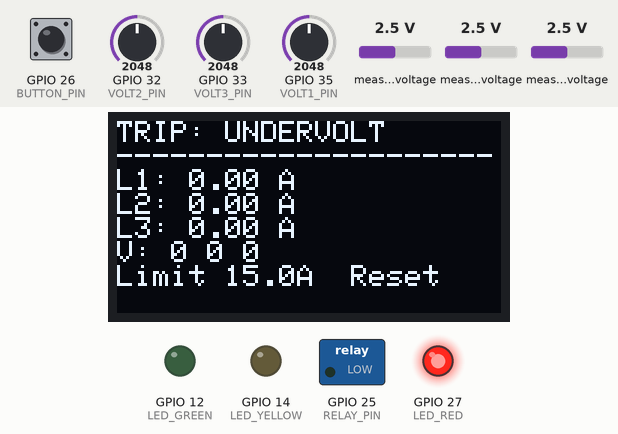
Recording of a sketch running on a simulated ESP32. Parts: 128×64 one-colour display, switched loads named in the sketch (green lamp = pin HIGH), output pins drawn as LEDs (lit = HIGH). Dashed ring = blinking. The test bench sets the inputs (shaded band); at power-on: GPIO 26 (BUTTON_PIN) HIGH, measured voltage 2.5 V, GPIO 32 (VOLT2_PIN) = 2048, GPIO 33 (VOLT3_PIN) = 2048, GPIO 35 (VOLT1_PIN) = 2048. What the sketch prints to the serial monitor is not drawn.

Above: at 3.0 s.
3.1 s: GPIO 26 (BUTTON_PIN) pulled LOW for 3.2 s
At 4.6 s:
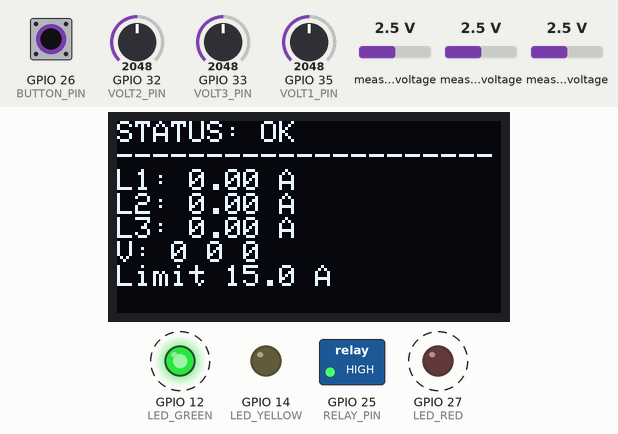
9.0 s: measured voltage (sensor 200) set to 4.9 V
At 13.3 s:
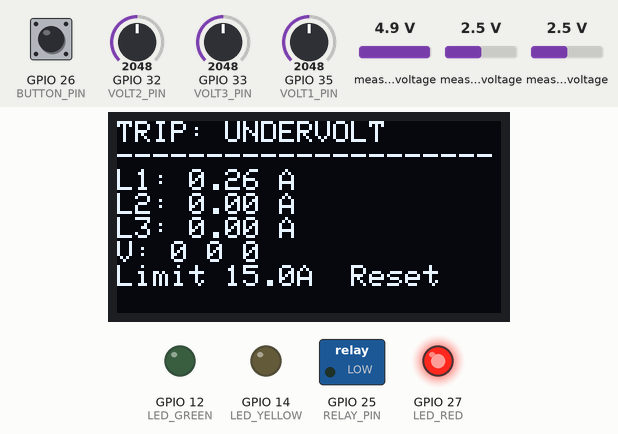
13.9 s: measured voltage (sensor 201) set to 4.9 V
At 16.4 s:
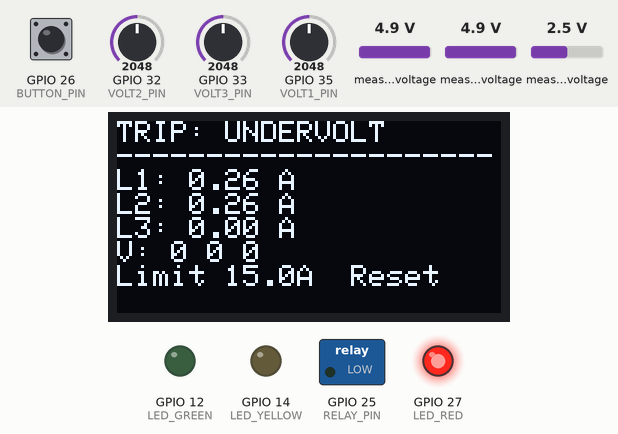
17.3 s: measured voltage (sensor 202) set to 4.9 V
At 21.9 s:
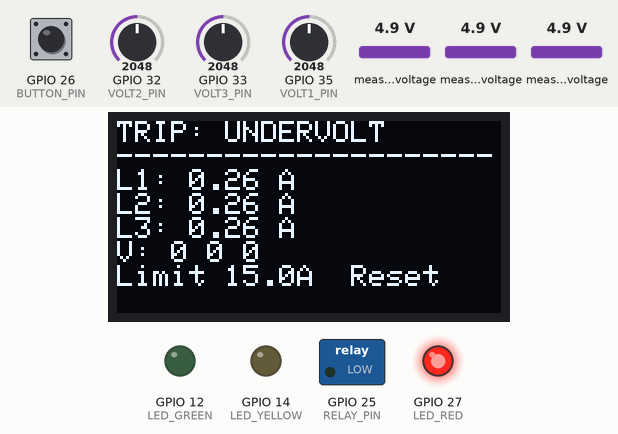
22.2 s: GPIO 32 (VOLT2_PIN) set to 3972
At 24.5 s:
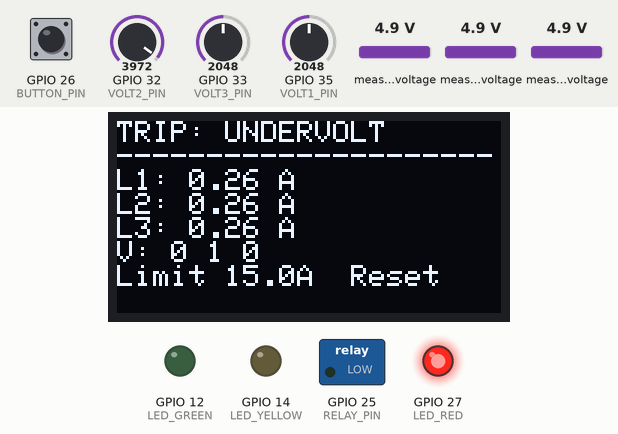
25.5 s: GPIO 33 (VOLT3_PIN) set to 3972
At 28.2 s:
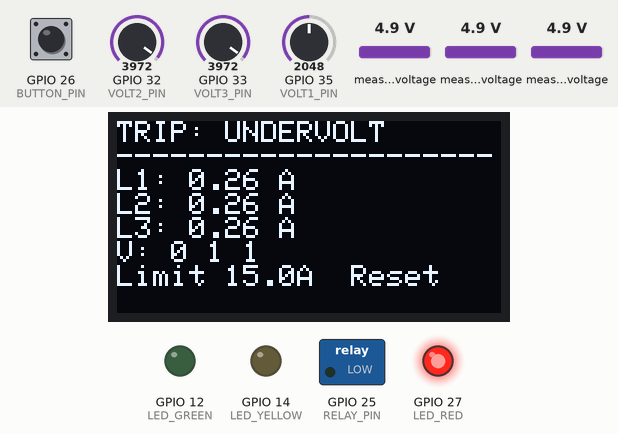
Timing chart, 0 to 29.7 s (numbered marks = the images above; inputs shaded):
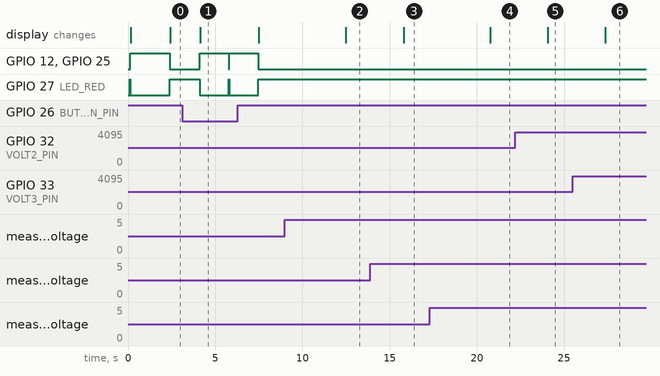

The sketch:

main.prototype.ino
```cpp
#include <Wire.h>
#include <Adafruit_GFX.h>
#include <Adafruit_SSD1306.h>
#include <Adafruit_ADS1X15.h>
#include "esp_task_wdt.h"

#define SCREEN_WIDTH 128
#define SCREEN_HEIGHT 64

Adafruit_SSD1306 display(SCREEN_WIDTH, SCREEN_HEIGHT, &Wire, -1);
Adafruit_ADS1115 ads;

// ---------- Pins ----------
const int VOLT1_PIN  = 35;
const int VOLT2_PIN  = 32;
const int VOLT3_PIN  = 33;
const int RELAY_PIN  = 25;
const int BUTTON_PIN = 26;
const int LED_RED    = 27;
const int LED_YELLOW = 14;
const int LED_GREEN  = 12;

// ---------- Channels ----------
const bool CH_ENABLED[3] = { true, true, true };
const bool VOLT_ENABLED  = true;

// ---------- Per-pump setting (change this for each pump) ----------
const float PUMP_FLA      = 10.0;   // full-load amps of this pump
const float MAX_CURRENT   = PUMP_FLA * 1.5;  // trip at 150 % FLA
const float IMBALANCE_PCT = 25.0;   // phase current imbalance trip
const float PHASE_LOSS_V  = 80.0;   // below this counts as phase loss

const unsigned long TRIP_DELAY_MS = 500;
const float MIN_VOLTAGE = 150.0;
const float MAX_VOLTAGE = 280.0;

// ---------- Calibration ----------
const float BURDEN        = 33.0;
const float CT_RATIO      = 2000.0;
const int   CT_TURNS      = 1;
const float CURRENT_CAL   = 1.0;
const float NOISE_FLOOR_A = 0.15;
const float VOLTAGE_SCALE = 100.0;  // calibrate later
const float START_THRESH  = 0.5;

const unsigned long STARTUP_MS = 5000;
const unsigned long LOG_INTERVAL_MS = 2000;

int nSamples = 60;

bool tripped     = false;
bool startupDone = true;
unsigned long startTime = 0;
unsigned long overSince = 0;
unsigned long lastLog   = 0;
bool motorWasOff = true;

enum TripCause {
  NONE = 0,
  OVERCURRENT,
  UNDERVOLT,
  OVERVOLT,
  PHASE_LOSS,
  IMBALANCE
};
TripCause tripReason = NONE;

float histI[3][3] = {{0}};
int   histICnt[3] = {0};
float histV[3][3] = {{0}};
int   histVCnt[3] = {0};

float median3(float a, float b, float c) {
  if (a > b) { float t = a; a = b; b = t; }
  if (b > c) { float t = b; b = c; c = t; }
  if (a > b) { float t = a; a = b; b = t; }
  return b;
}

void logEvent(const char* msg) {
  Serial.printf("[%lu] %s\n", millis(), msg);
}

void setup() {
  Serial.begin(115200);
  delay(100);
  logEvent("Boot");

  pinMode(RELAY_PIN, OUTPUT);
  pinMode(BUTTON_PIN, INPUT_PULLUP);
  pinMode(LED_RED, OUTPUT);
  pinMode(LED_YELLOW, OUTPUT);
  pinMode(LED_GREEN, OUTPUT);

  // fail-safe: keep contactor open until init succeeds
  digitalWrite(RELAY_PIN, LOW);
  digitalWrite(LED_RED, HIGH);
  digitalWrite(LED_YELLOW, LOW);
  digitalWrite(LED_GREEN, LOW);

  Wire.begin(21, 22);
  Wire.setClock(400000);

  if (!display.begin(SSD1306_SWITCHCAPVCC, 0x3C)) {
    Serial.println("OLED not found");
    while (1) { delay(1000); }
  }

  if (!ads.begin(0x48)) {
    display.clearDisplay();
    display.setCursor(0, 0);
    display.println("ADS1115 Error");
    display.display();
    while (1) { delay(1000); }
  }

  ads.setGain(GAIN_ONE);
  ads.setDataRate(RATE_ADS1115_860SPS);

  int enabled = 0;
  for (int ch = 0; ch < 3; ch++) if (CH_ENABLED[ch]) enabled++;
  if (enabled < 1) enabled = 1;
  nSamples = 180 / enabled;
  if (nSamples < 40) nSamples = 40;

  // init ok → enable protection and arm watchdog
  esp_task_wdt_init(8, true);          // 8 s timeout, panic reboot
  esp_task_wdt_add(NULL);

  digitalWrite(RELAY_PIN, HIGH);
  digitalWrite(LED_RED, LOW);
  digitalWrite(LED_GREEN, HIGH);

  display.clearDisplay();
  display.setTextSize(1);
  display.setTextColor(SSD1306_WHITE);
  display.setCursor(0, 18);
  display.println("Protection Ready");
  display.display();
  delay(600);

  logEvent("Init OK, protection armed");
}

void loop() {
  esp_task_wdt_reset();

  // ----- Current RMS -----
  float sum[3] = {0}, sumSq[3] = {0};

  for (int i = 0; i < nSamples; i++) {
    for (int ch = 0; ch < 3; ch++) {
      if (!CH_ENABLED[ch]) continue;
      float v = ads.computeVolts(ads.readADC_SingleEnded(ch));
      sum[ch] += v;
      sumSq[ch] += v * v;
    }
  }

  float amps[3] = {0};

  for (int ch = 0; ch < 3; ch++) {
    if (!CH_ENABLED[ch]) continue;

    float bias = sum[ch] / nSamples;
    float var = sumSq[ch] / nSamples - bias * bias;
    if (var < 0) var = 0;
    float irms = sqrt(var) / BURDEN * CT_RATIO * CURRENT_CAL / CT_TURNS;

    if (histICnt[ch] < 3) {
      for (int k = 0; k < 3; k++) histI[ch][k] = irms;
      histICnt[ch] = 3;
    } else {
      histI[ch][0] = histI[ch][1];
      histI[ch][1] = histI[ch][2];
      histI[ch][2] = irms;
    }
    float med = median3(histI[ch][0], histI[ch][1], histI[ch][2]);
    amps[ch] = (med < NOISE_FLOOR_A) ? 0.0 : med;
  }

  float maxA = 0, sumA = 0;
  int liveCh = 0;
  for (int ch = 0; ch < 3; ch++) {
    if (!CH_ENABLED[ch]) continue;
    if (amps[ch] > maxA) maxA = amps[ch];
    sumA += amps[ch];
    liveCh++;
  }
  float avgA = (liveCh > 0) ? sumA / liveCh : 0;

  // motor start detection
  if (motorWasOff && maxA > START_THRESH) {
    startTime = millis();
    startupDone = false;
    motorWasOff = false;
    logEvent("Motor start detected, startup window open");
  }
  if (maxA < NOISE_FLOOR_A) motorWasOff = true;

  if (!startupDone && (millis() - startTime >= STARTUP_MS)) {
    startupDone = true;
    logEvent("Startup window closed");
  }

  // ----- Voltage (bias removed + median filter) -----
  float rawV[3] = {0};
  if (VOLT_ENABLED) {
    float s[3] = {0}, q[3] = {0};
    const int nv = 200;
    for (int i = 0; i < nv; i++) {
      float x1 = (analogRead(VOLT1_PIN) / 4095.0f) * 3.3f;
      float x2 = (analogRead(VOLT2_PIN) / 4095.0f) * 3.3f;
      float x3 = (analogRead(VOLT3_PIN) / 4095.0f) * 3.3f;
      s[0] += x1; s[1] += x2; s[2] += x3;
      q[0] += x1 * x1; q[1] += x2 * x2; q[2] += x3 * x3;
      delayMicroseconds(400);
    }
    for (int p = 0; p < 3; p++) {
      float m = s[p] / nv;
      float v = q[p] / nv - m * m;
      if (v < 0) v = 0;
      rawV[p] = sqrt(v) * VOLTAGE_SCALE;
    }
  }

  float volt[3] = {0};
  for (int p = 0; p < 3; p++) {
    if (histVCnt[p] < 3) {
      for (int k = 0; k < 3; k++) histV[p][k] = rawV[p];
      histVCnt[p] = 3;
    } else {
      histV[p][0] = histV[p][1];
      histV[p][1] = histV[p][2];
      histV[p][2] = rawV[p];
    }
    volt[p] = median3(histV[p][0], histV[p][1], histV[p][2]);
  }

  // ----- Protection logic -----
  bool fault = false;
  bool over  = false;
  TripCause reason = NONE;

  if (startupDone) {
    for (int ch = 0; ch < 3; ch++) {
      if (CH_ENABLED[ch] && amps[ch] > MAX_CURRENT) {
        over = true;
        reason = OVERCURRENT;
      }
    }
  }

  if (over) {
    if (overSince == 0) overSince = millis();
    if (millis() - overSince >= TRIP_DELAY_MS) fault = true;
  } else {
    overSince = 0;
  }

  if (VOLT_ENABLED && !fault) {
    // under / over voltage
    for (int p = 0; p < 3; p++) {
      if (volt[p] < MIN_VOLTAGE) { fault = true; reason = UNDERVOLT; }
      if (volt[p] > MAX_VOLTAGE) { fault = true; reason = OVERVOLT; }
    }

    // phase loss (one phase collapsed while others present)
    int good = 0;
    for (int p = 0; p < 3; p++) if (volt[p] > PHASE_LOSS_V) good++;
    if (good >= 1 && good < 3) {
      fault = true;
      reason = PHASE_LOSS;
    }

    // current imbalance (only when motor is running)
    if (startupDone && avgA > 1.0) {
      float maxDev = 0;
      for (int ch = 0; ch < 3; ch++) {
        if (!CH_ENABLED[ch]) continue;
        float dev = fabs(amps[ch] - avgA) / avgA * 100.0f;
        if (dev > maxDev) maxDev = dev;
      }
      if (maxDev > IMBALANCE_PCT) {
        fault = true;
        reason = IMBALANCE;
      }
    }
  }

  if (fault && !tripped) {
    tripped = true;
    tripReason = reason;
    digitalWrite(RELAY_PIN, LOW);
    digitalWrite(LED_RED, HIGH);
    digitalWrite(LED_GREEN, LOW);
    digitalWrite(LED_YELLOW, LOW);

    const char* r = "UNKNOWN";
    if (reason == OVERCURRENT) r = "OVERCURRENT";
    else if (reason == UNDERVOLT) r = "UNDERVOLT";
    else if (reason == OVERVOLT) r = "OVERVOLT";
    else if (reason == PHASE_LOSS) r = "PHASE_LOSS";
    else if (reason == IMBALANCE) r = "IMBALANCE";
    char buf[64];
    snprintf(buf, sizeof(buf), "TRIP: %s  I=%.1f/%.1f/%.1f  V=%.0f/%.0f/%.0f",
             r, amps[0], amps[1], amps[2], volt[0], volt[1], volt[2]);
    logEvent(buf);
  }

  if (!tripped) {
    digitalWrite(LED_RED, LOW);
    digitalWrite(LED_GREEN, HIGH);
    digitalWrite(LED_YELLOW, (over && startupDone) ? HIGH : LOW);
  }

  // Reset — clear trip only
  if (tripped && digitalRead(BUTTON_PIN) == LOW) {
    delay(40);
    if (digitalRead(BUTTON_PIN) == LOW) {
      tripped = false;
      tripReason = NONE;
      overSince = 0;
      digitalWrite(RELAY_PIN, HIGH);
      digitalWrite(LED_RED, LOW);
      digitalWrite(LED_YELLOW, LOW);
      digitalWrite(LED_GREEN, HIGH);
      logEvent("Manual reset");
    }
  }

  // periodic status log
  if (millis() - lastLog >= LOG_INTERVAL_MS) {
    lastLog = millis();
    Serial.printf("[%lu] I: %.2f %.2f %.2f A | V: %.0f %.0f %.0f | %s\n",
                  millis(),
                  amps[0], amps[1], amps[2],
                  volt[0], volt[1], volt[2],
                  tripped ? "TRIPPED" : (startupDone ? "OK" : "STARTING"));
  }

  // ----- OLED -----
  display.clearDisplay();
  display.setTextSize(1);
  display.setTextColor(SSD1306_WHITE);
  display.setCursor(0, 0);

  if (tripped) {
    display.print("TRIP: ");
    if (tripReason == OVERCURRENT) display.println("OVERCURRENT");
    else if (tripReason == UNDERVOLT) display.println("UNDERVOLT");
    else if (tripReason == OVERVOLT) display.println("OVERVOLT");
    else if (tripReason == PHASE_LOSS) display.println("PHASE LOSS");
    else if (tripReason == IMBALANCE) display.println("IMBALANCE");
    else display.println("FAULT");
  } else if (!startupDone) {
    display.println("STATUS: STARTING");
  } else {
    display.println("STATUS: OK");
  }
  display.println("---------------------");

  for (int ch = 0; ch < 3; ch++) {
    display.printf("L%d: ", ch + 1);
    if (CH_ENABLED[ch]) display.printf("%.2f A\n", amps[ch]);
    else display.println("--");
  }

  if (VOLT_ENABLED) {
    display.printf("V: %.0f %.0f %.0f\n", volt[0], volt[1], volt[2]);
  } else {
    display.println("V: --");
  }

  if (tripped) {
    display.printf("Limit %.1fA  Reset\n", MAX_CURRENT);
  } else {
    display.printf("Limit %.1f A\n", MAX_CURRENT);
  }

  display.display();
}
```

Measured:
- after the input at 3.1 s, GPIO 12 (LED_GREEN), GPIO 25 (RELAY_PIN): alternates HIGH for 1.7 s and LOW for 0.04 s, starting after 1.0 s; GPIO 27 (LED_RED): alternates HIGH for 0.04 s and LOW for 1.7 s, starting after 1.0 s; the display: changes after 1.0 s (image 1)
- after the input at 9.0 s, the display: changes after 3.5 s (image 2)
- after the input at 13.9 s, the display: changes after 1.9 s (image 3)
- after the input at 17.3 s, the display: changes after 3.5 s (image 4)
- after the input at 22.2 s, the display: changes after 1.9 s (image 5)
- after the input at 25.5 s, the display: changes after 1.9 s (image 6)
